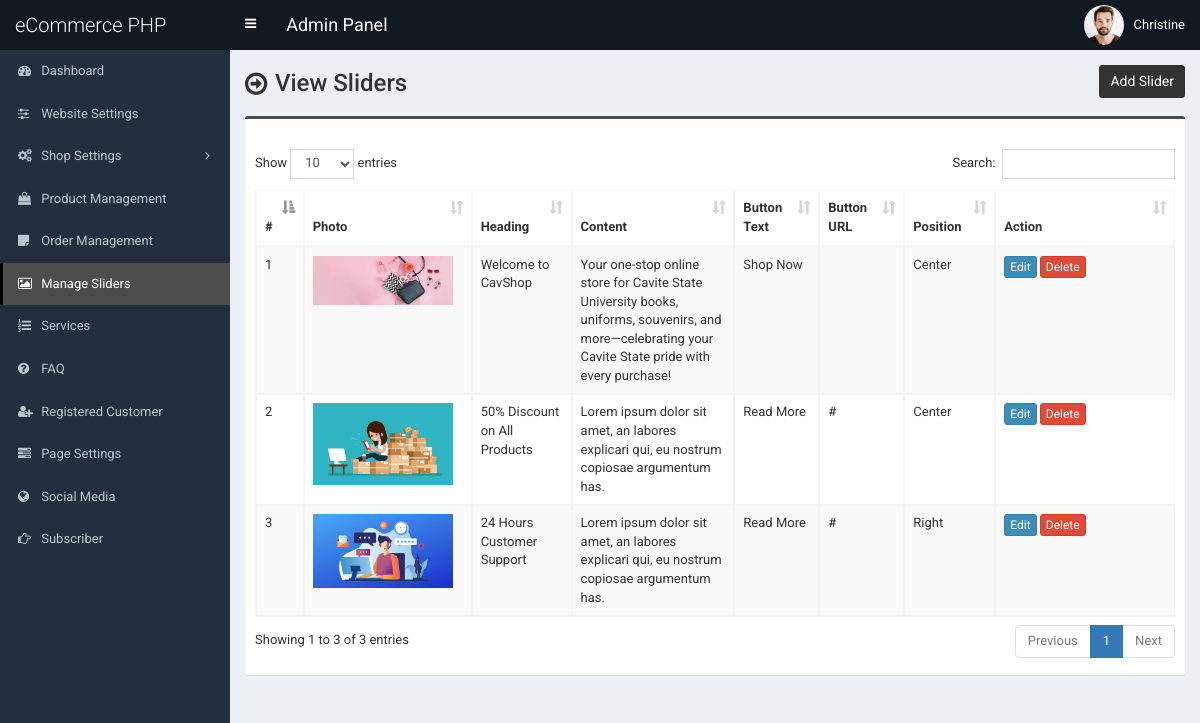
/admin/slider.php (signed in), run on the app's committed database.
### tables this page shows
CREATE TABLE `tbl_slider` (
  `id` int(11) NOT NULL,
  `photo` varchar(255) NOT NULL,
  `heading` varchar(255) NOT NULL,
  `content` text NOT NULL,
  `button_text` varchar(255) NOT NULL,
  `button_url` varchar(255) NOT NULL,
  `position` varchar(255) NOT NULL
);

### admin/slider.php (the view, shortened to what this page needs)
<?php require_once('header.php'); ?>
<section class="content-header">
	<div class="content-header-left">
		<h1>View Sliders</h1>
	</div>
	<div class="content-header-right">
		<a href="slider-add.php" class="btn btn-primary btn-sm">Add Slider</a>
	</div>
</section>
<section class="content">
	<div class="row">
		<div class="col-md-12">
			<div class="box box-info">
				<div class="box-body table-responsive">
					<table id="example1" class="table table-bordered table-hover table-striped">
						<thead>
							<tr>
								<th>#</th>
								<th>Photo</th>
								<th>Heading</th>
								<th>Content</th>
								<th>Button Text</th>
								<th>Button URL</th>
								<th>Position</th>
								<th width="140">Action</th>
							</tr>
						</thead>
						<tbody>
							<?php
							$i=0;
							$statement = $pdo->prepare("SELECT
														id,
														photo,
														heading,
														content,
														button_text,
														button_url,
														position
							                           	FROM tbl_slider
							                           	");
							$statement->execute();
							$result = $statement->fetchAll(PDO::FETCH_ASSOC);
							foreach ($result as $row) {
								$i++;
								?>
								<tr>
									<td><?php echo $i; ?></td>
									<td style="width:150px;"><img src="../assets/uploads/<?php echo $row['photo']; ?>" alt="<?php echo $row['heading']; ?>" style="width:140px;"></td>
									<td><?php echo $row['heading']; ?></td>
									<td><?php echo $row['content']; ?></td>
									<td><?php echo $row['button_text']; ?></td>
									<td><?php echo $row['button_url']; ?></td>
									<td><?php echo $row['position']; ?></td>
									<td>
										<a href="slider-edit.php?id=<?php echo $row['id']; ?>" class="btn btn-primary btn-xs">Edit</a>
										<a href="#" class="btn btn-danger btn-xs" data-href="slider-delete.php?id=<?php echo $row['id']; ?>" data-toggle="modal" data-target="#confirm-delete">Delete</a>
									</td>
								</tr>
								<?php
							}
							?>
						</tbody>
					</table>
				</div>
			</div>
		</div>
	</div>
</section>
<?php require_once('footer.php'); ?>

### admin/style.css (style rules this page uses)
body { font-size: 13px; font-family: "Roboto", sans-serif; }
.content-header > h1, .content-header .content-header-left h1 { font-family: "Roboto", sans-serif; }
.box-info { padding-top: 20px; }
.content-header { overflow: hidden; }
.content-header .content-header-left { float: left; padding-top: 5px; }
.content-header .content-header-right { float: right; }
.content-header .content-header-left h1 { margin-top: 0; margin-bottom: 0; padding-left: 30px; padding-bottom: 5px; font-size: 24px; position: relative; }
.content-header .content-header-left h1:before { position: absolute; top: 0; left: 0; font-family: "FontAwesome", sans-serif; font-size: 26px; content: "\f18e"; }
.content-header .content-header-right a { position: relative; font-size: 14px; }
.box.box-info { border-top-color: #4c4c4c; }
.content-header .content-header-right a { background-color: #333333; border-color: #333333; }

### data on the page
tbl_slider: photo (picture), heading "Welcome to CavShop", content "Your one-stop online store for Cavite State University books, uniforms, souvenirs, and more—celebrating your Cavite State pride with every purchase!", button_text "Shop Now", position "Center"
tbl_slider: photo (picture), heading "50% Discount on All Products", content "Lorem ipsum dolor sit amet, an labores explicari qui, eu nostrum copiosae argumentum has.", button_text "Read More", button_url "#", position "Center"
tbl_slider: photo (picture), heading "24 Hours Customer Support", content "Lorem ipsum dolor sit amet, an labores explicari qui, eu nostrum copiosae argumentum has.", button_text "Read More", button_url "#", position "Right"

### other printed values
$_SESSION['user']['full_name'] "Christine"
